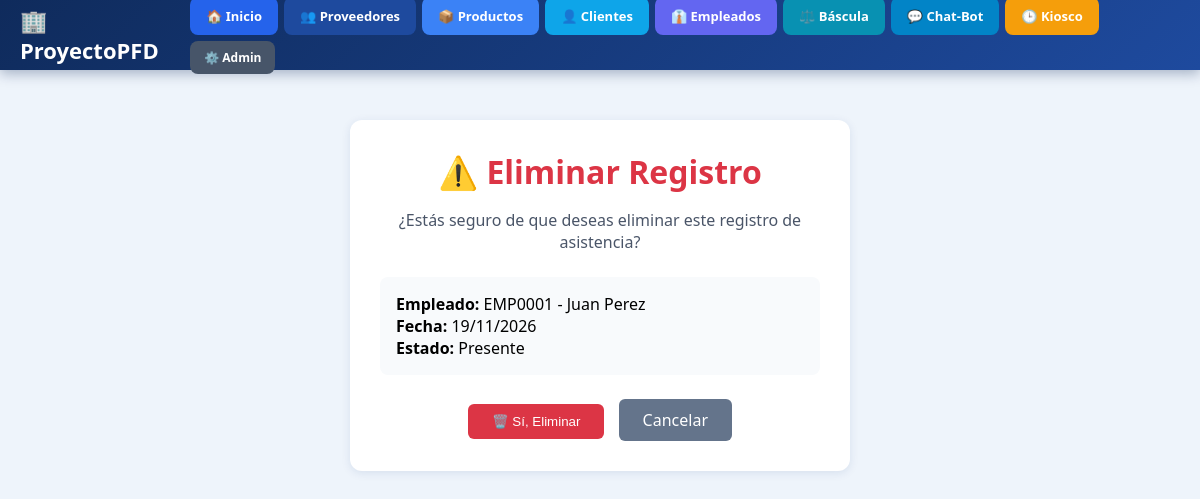
Page /asistencias/eliminar/6/ on the committed database.
### Asistencias/models.py (models this page shows, shortened)
class RegistroAsistencia(models.Model):
    ESTADOS = [
        ('PRESENTE', 'Presente'),
        ('AUSENTE', 'Ausente'),
        ('RETARDO', 'Retardo'),
        ('PERMISO', 'Permiso'),
    ]
    empleado = models.ForeignKey(
        Empleado,
        on_delete=models.CASCADE,
        verbose_name="Empleado"
    )
    fecha = models.DateField(verbose_name="Fecha")
    hora_entrada = models.TimeField(
        verbose_name="Hora de entrada",
        blank=True,
        null=True
    )
    hora_salida = models.TimeField(
        verbose_name="Hora de salida",
        blank=True,
        null=True
    )
    estado = models.CharField(
        max_length=10,
        choices=ESTADOS,
        default='PRESENTE',
        verbose_name="Estado"
    )
    observaciones = models.TextField(
        blank=True,
        null=True,
        verbose_name="Observaciones"
    )
    fecha_registro = models.DateTimeField(auto_now_add=True)
    class Meta:
        verbose_name = "Registro de asistencia"
        verbose_name_plural = "Registros de asistencia"
        ordering = ['-fecha', 'empleado__numero_empleado']
        unique_together = ['empleado', 'fecha']

### Empleados/models.py (models this page shows, shortened)
class Empleado(models.Model):
    numero_empleado = models.CharField(max_length=20, unique=True, editable=False)
    nombre_completo = models.CharField(max_length=150)
    telefono = models.CharField(max_length=20)
    email = models.EmailField(max_length=100)
    direccion = models.TextField()
    foto = models.ImageField(upload_to='empleados/fotos/', blank=True, null=True)
    PUESTOS = [
        ('GERENTE', 'Gerente'), ('SUPERVISOR', 'Supervisor'),
        ('ADMINISTRATIVO', 'Administrativo'), ('OPERATIVO', 'Operativo'),
        ('VENTAS', 'Ventas'), ('ALMACEN', 'Almacén'), ('OTRO', 'Otro'),
    ]
    puesto = models.CharField(max_length=20, choices=PUESTOS, default='OPERATIVO')
    DEPARTAMENTOS = [
        ('ADMINISTRACION', 'Administración'), ('VENTAS', 'Ventas'),
        ('PRODUCCION', 'Producción'), ('ALMACEN', 'Almacén'),
        ('RECURSOS_HUMANOS', 'Recursos Humanos'), ('CONTABILIDAD', 'Contabilidad'),
        ('SISTEMAS', 'Sistemas'), ('OTRO', 'Otro'),
    ]
    departamento = models.CharField(max_length=20, choices=DEPARTAMENTOS, default='OTRO')
    fecha_ingreso = models.DateField(default=timezone.now)
    salario = models.DecimalField(max_digits=10, decimal_places=2, blank=True, null=True)
    activo = models.BooleanField(default=True)
    fecha_registro = models.DateTimeField(auto_now_add=True)
    class Meta:
        verbose_name = "Empleado"
        verbose_name_plural = "Empleados"
        ordering = ['numero_empleado']

### Asistencias/views.py (the view)
# urls.py: path('eliminar/<int:id>/', views.eliminar_asistencia, name='eliminar_asistencia'),
def eliminar_asistencia(request, id):
    asistencia = get_object_or_404(RegistroAsistencia, id=id)
    if request.method == 'POST':
        asistencia.delete()
        return redirect('lista_asistencias')
    return render(request, 'Asistencias/eliminar.html', {'asistencia': asistencia})

### Asistencias/templates/Asistencias/eliminar.html (shortened to what this page needs)
{% extends 'base.html' %}
{% block contenido %}
<div class="confirm-container">
    <h1>⚠️ Eliminar Registro</h1>
    <p>¿Estás seguro de que deseas eliminar este registro de asistencia?</p>
    <div class="detalle">
        <strong>Empleado:</strong> {{ asistencia.empleado.numero_empleado }} - {{ asistencia.empleado.nombre_completo }}<br>
        <strong>Fecha:</strong> {{ asistencia.fecha|date:"d/m/Y" }}<br>
        <strong>Estado:</strong> {{ asistencia.get_estado_display }}
    </div>
    <form method="post">
        <button type="submit" class="btn-eliminar">🗑️ Sí, Eliminar</button>
        <a href="{% url 'lista_asistencias' %}" class="btn-cancelar">Cancelar</a>
    </form>
</div>
{% endblock %}

### templates/base.html (style rules this page uses)
* { margin: 0; padding: 0; box-sizing: border-box; }
body { font-family: 'Segoe UI', Arial, sans-serif; background: #eef4fb; min-height: 100vh; }

### Asistencias/templates/Asistencias/eliminar.html (style rules this page uses)
.confirm-container { max-width: 500px; margin: 50px auto; background: white; padding: 30px; border-radius: 12px; box-shadow: 0 2px 10px rgba(0,50,120,0.1); text-align: center; }
h1 { color: #dc3545; margin-bottom: 16px; }
p { color: #4a5568; margin-bottom: 24px; font-size: 16px; }
.detalle { background: #f8fafc; padding: 16px; border-radius: 8px; margin-bottom: 24px; text-align: left; }
.btn-eliminar { background: #dc3545; color: white; padding: 10px 24px; border: none; border-radius: 6px; text-decoration: none; display: inline-block; margin-right: 10px; }
.btn-cancelar { background: #64748b; color: white; padding: 10px 24px; border: none; border-radius: 6px; text-decoration: none; display: inline-block; }

### rows in the picture
RegistroAsistencia: empleado.numero_empleado "EMP0001", empleado.nombre_completo "Juan Perez", fecha "19/11/2026", estado "Presente"
